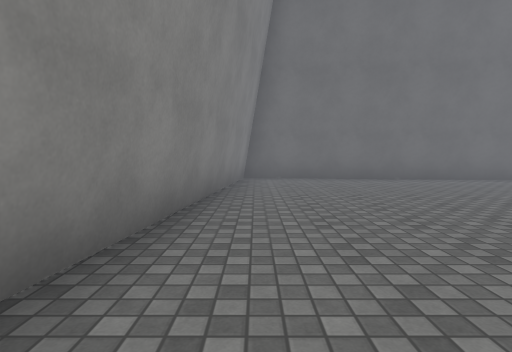
[1] (above)

24 first-person views from a walk through a Unity game level. The camera is 1.2 m above the floor, tilts 4° down and sees 80° across. The floor is counted in squares, 2 m on a side. Each view is taken from the middle of a square. On the plan, view 1 faces up. The plan holds only what a view shows up to about 9 squares ahead; the rest is blank. The place goes on beyond the plan. Surface patterns are stand-ins for the level's own textures.

[2]
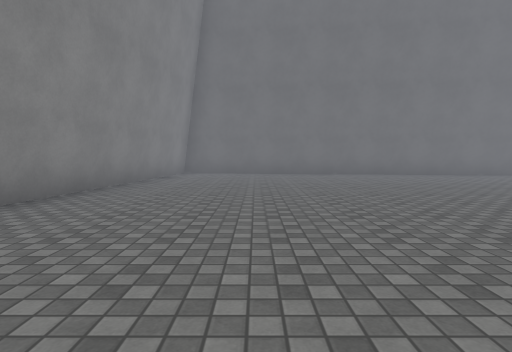

[3]
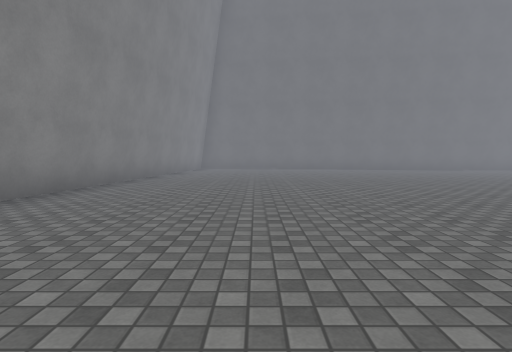

[4]
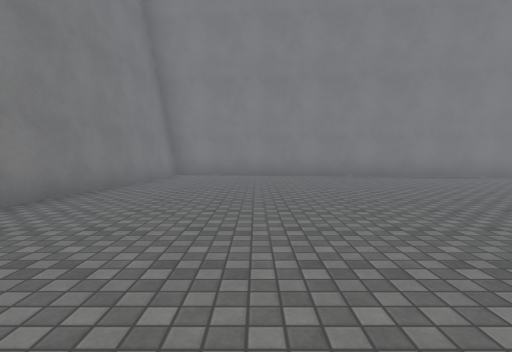

[5]
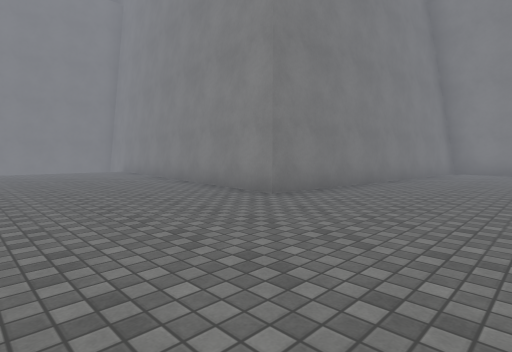

[6]
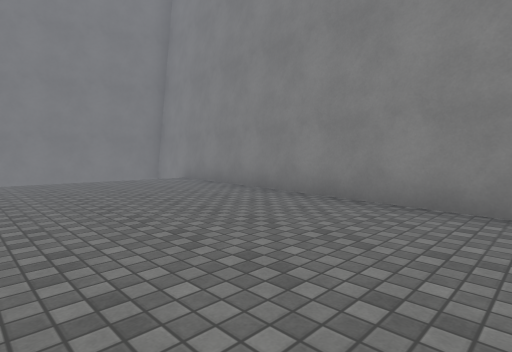

[7]
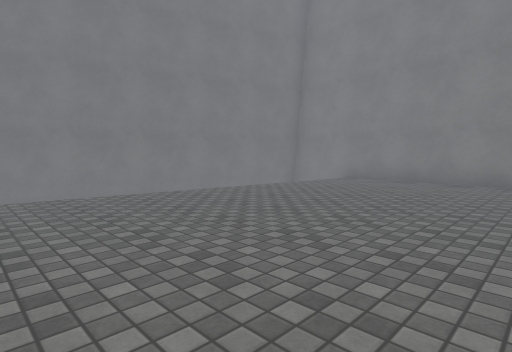

[8]
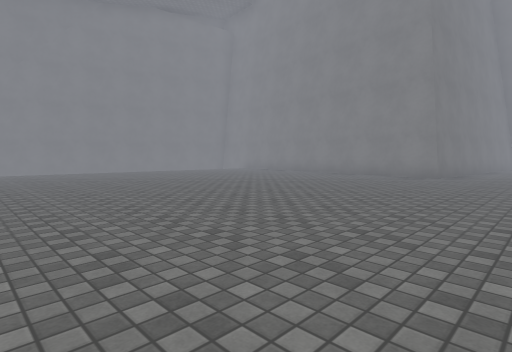

[9]
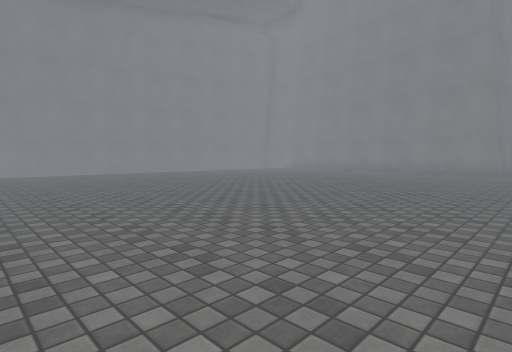

[10]
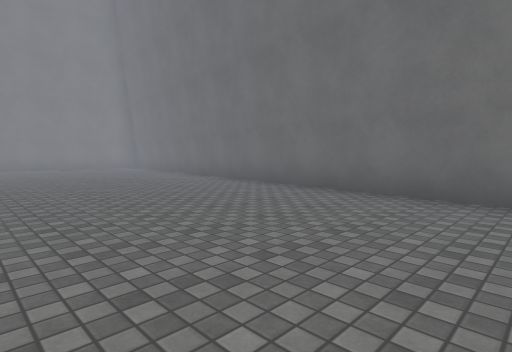

[11]
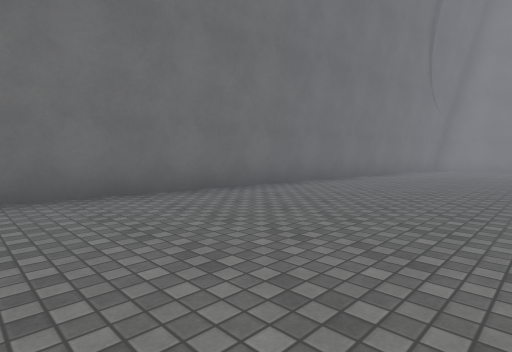

[12]
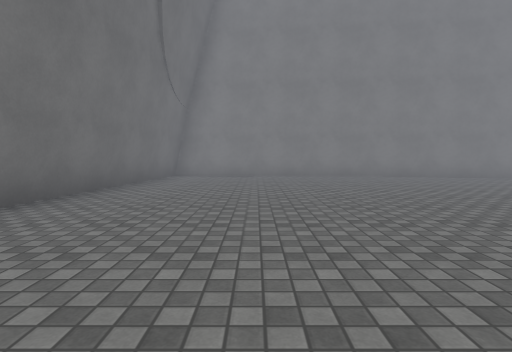

[13]
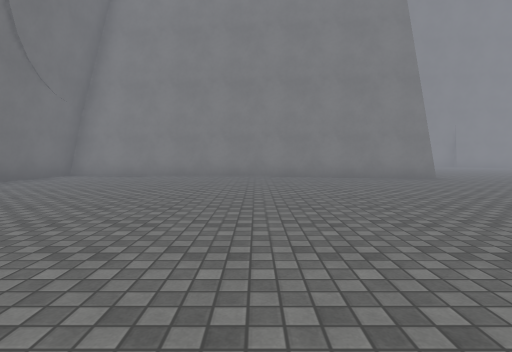

[14]
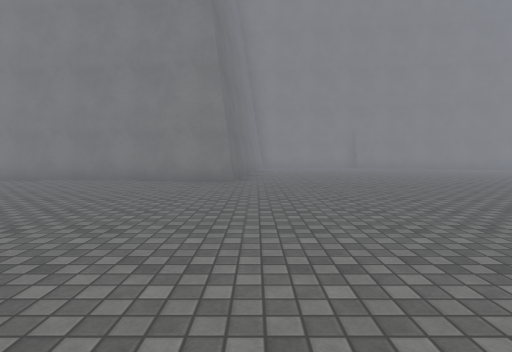

[15]
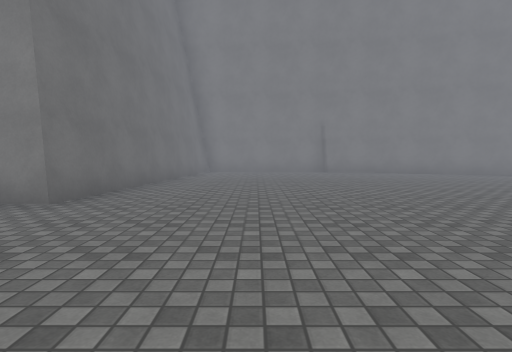

[16]
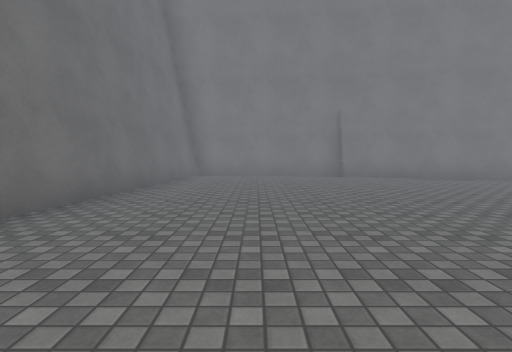

[17]
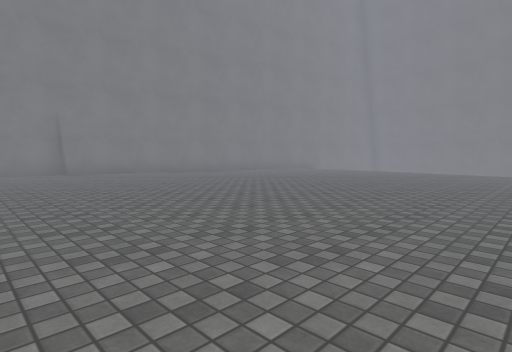

[18]
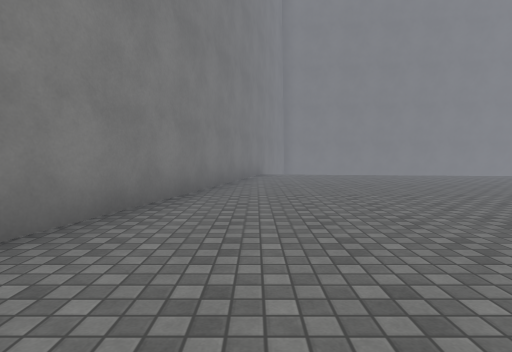

[19]
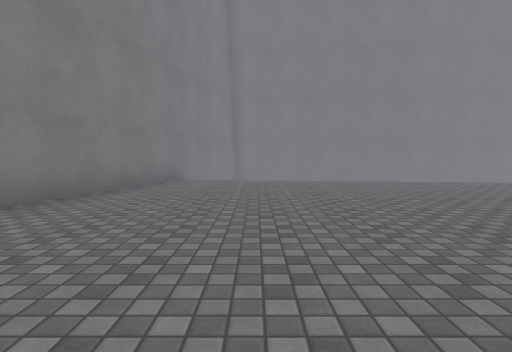

[20]
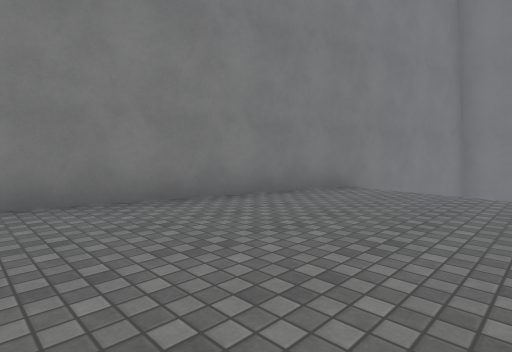

[21]
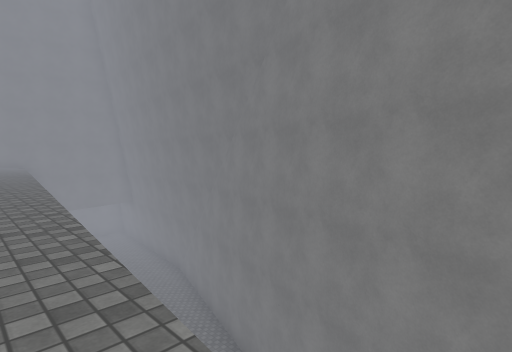

[22]
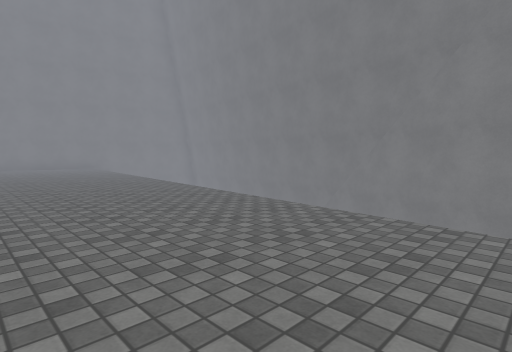

[23]
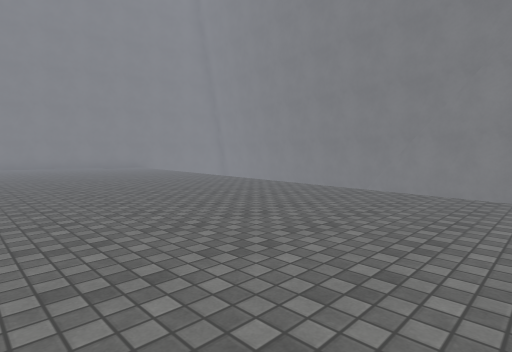

[24]
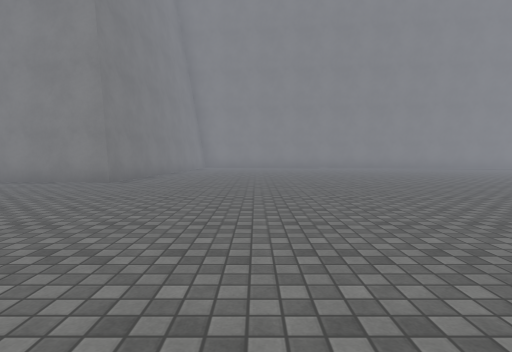

### Floor plan
Key: @ floor where view 1 was taken; # wall or solid block; . floor; v drop or lower ground.
Columns run from 2 left of view 1 to 29 right of it. Each row starts with its distance up from view 1.
  8  #######
  7  #.....##########
  6  #..............##########
  5  #.......................#
  4  #.......................#
  3  #.......................#
  2  #.......................#
  1  #........       ........#
  0  #@......       .........#
 -1 ##.........      .......##
 -2 #...........      ......#
 -3 #............      .....#
 -4 #.............    ......#####
 -5 #..............  ...........####
 -6 #................ .............#
 -7 #..............................#
 -8 ########........... ...........#
 -9        #........... ...........#
-10        #........... ..........##
-11        #........... ..........#
-12        #......................#
-13       ##......................#
-14       #......................##
-15       #......................#
-16       #......................#
-17       #v    vvvvv............#
-18       ##vv            vvvv..##
-19          ###v               #
-20            ####v vv        v#
-21               ####vv       ##

Where each view was taken, in squares from view 1:
view 1: 0 up, 0 right, facing up
view 2: 2 down, 2 right, facing up
view 3: 5 down, 2 right, facing up
view 4: 5 down, 7 right, facing left
view 5: 5 down, 9 right, facing down-left
view 6: 9 down, 9 right, facing down-left
view 7: 12 down, 12 right, facing down-left
view 8: 6 down, 14 right, facing down-left
view 9: 7 down, 16 right, facing down-left
view 10: 2 up, 13 right, facing up-left
view 11: 2 up, 10 right, facing up-right
view 12: 3 up, 14 right, facing right
view 13: 0 up, 14 right, facing right
view 14: 5 down, 15 right, facing right
view 15: 7 down, 18 right, facing right
view 16: 7 down, 20 right, facing right
view 17: 7 down, 18 right, facing down-right
view 18: 9 down, 26 right, facing down
view 19: 11 down, 24 right, facing down
view 20: 13 down, 23 right, facing down-right
view 21: 16 down, 9 right, facing down-right
view 22: 14 down, 12 right, facing down-right
view 23: 12 down, 12 right, facing down-right
view 24: 5 down, 12 right, facing left
